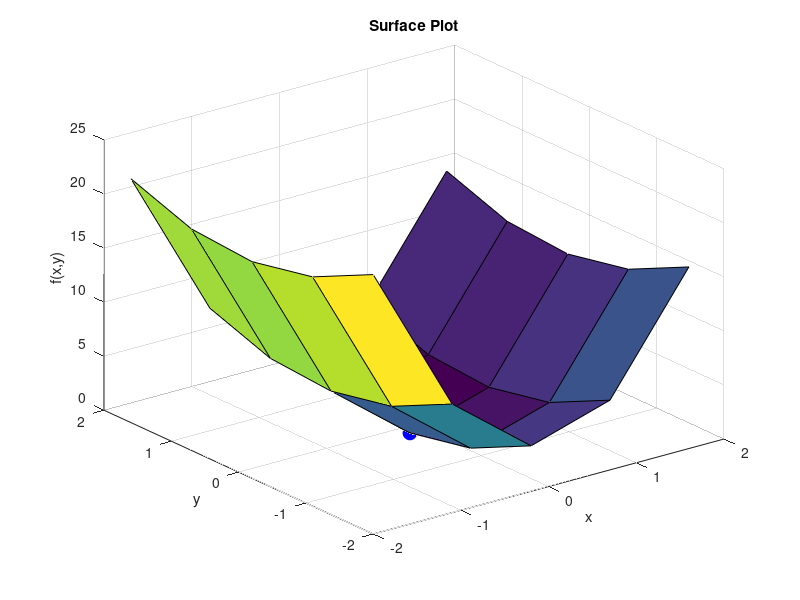
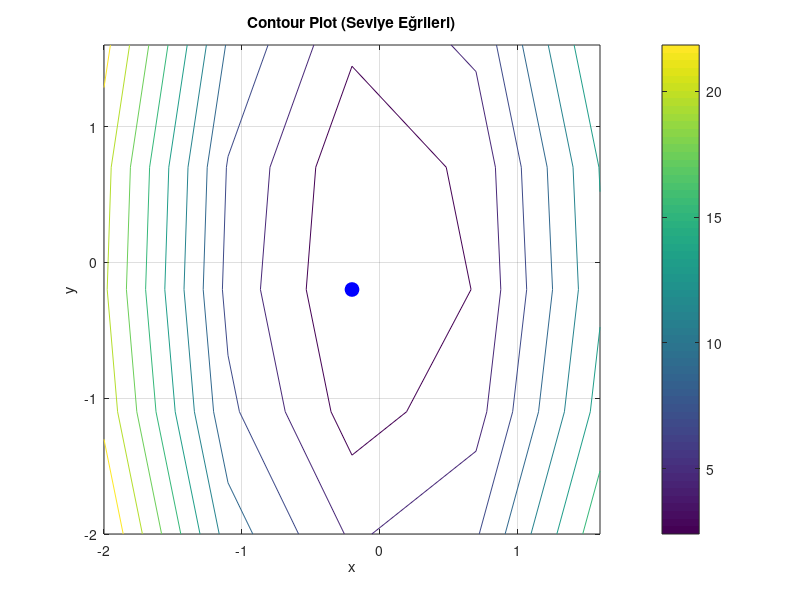

The MATLAB script that drew these images, in order:
clc;
clear;
close all;

%% 1) Grid oluşturma (meshgrid)

[x,y] = meshgrid(-2:0.9:2 , -2:0.9:2);

%% 2) Fonksiyon tanımı

Z = 5*x.^2 + y.^2;

%% 3) Surface plot üretme

figure
surf(x,y,Z)
title('Surface Plot')
xlabel('x')
ylabel('y')
zlabel('f(x,y)')
grid on
hold on

%% 4) Grid tabanlı minimum arama

[min_value, index] = min(Z(:));
[row,col] = ind2sub(size(Z), index);

x_min = x(row,col);
y_min = y(row,col);

%% 5) Minimum noktasını işaretleme

plot3(x_min, y_min, min_value, 'bo', ...
    'MarkerSize',10,'MarkerFaceColor','b')

%% 6) Contour plot üretme

figure
contour(x,y,Z)
colorbar
title('Contour Plot (Seviye Eğrileri)')
xlabel('x')
ylabel('y')
grid on
hold on

plot(x_min, y_min, 'bo', ...
    'MarkerSize',10,'MarkerFaceColor','b')
